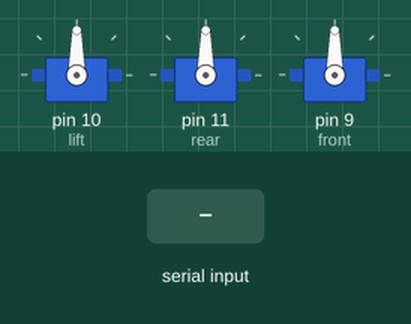
This sketch was run on a simulated Arduino Uno, built with avr-gcc and run on an emulated ATmega328P. On the bench: 3 × servo. The inputs (shaded band) are chosen by the test bench.

Above: at 2.2 s.
2.3 s: "w" received over the second serial link
At 2.6 s:
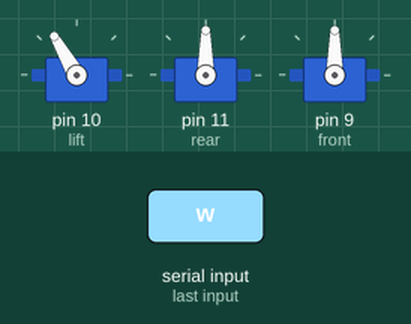
At 2.95 s:
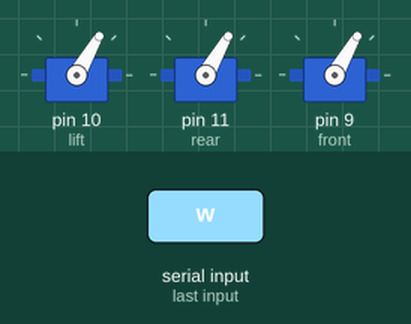
5.3 s: "b" received over the second serial link
8.3 s: "s" received over the second serial link
At 8.3 s:
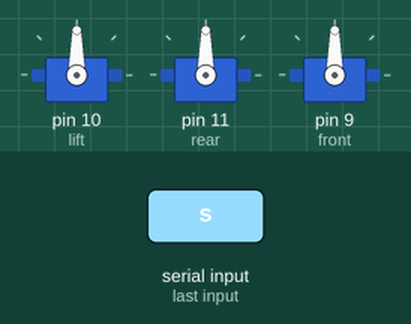
Timing chart, 0 to 11.3 s (numbered marks = the images above; inputs shaded):
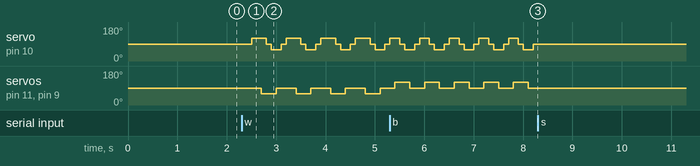

The sketch:

hexapod.ino
```cpp
#include<Servo.h>
#include<SoftwareSerial.h>
SoftwareSerial BT(12,13);

Servo lift;
Servo rear;
Servo front;

char currstatus;


void setup() {
    Serial.begin(9600);
    BT.begin(9600);
    lift.attach(10);
    rear.attach(11);
    front.attach(9);

    lift.write(90);
    rear.write(90);
    front.write(90);

    delay(1000);
    currstatus='s';
}

void foreward(){
  lift.write(120);
  delay(200);
  front.write(60);
  rear.write(60);
  delay(100);
  lift.write(90);
  delay(100);
  lift.write(60);
  delay(100);
  front.write(90);
  rear.write(90);
  delay(100);
  lift.write(90);
  delay(100);
}

void backward(){
  lift.write(120);
  delay(100);
  front.write(120);
  rear.write(120);
  delay(100);
  lift.write(90);
  delay(100);
  lift.write(60);
  delay(100);
  front.write(90);
  rear.write(90);
  delay(100);
  lift.write(90);
  delay(100);
}

void Stop(){
  lift.write(90);
  delay(100);
  front.write(90);
  delay(100);
  rear.write(90);
  delay(100);
}
void loop() {

  while(BT.available())
  {
    currstatus=BT.read();

  }

  if(currstatus=='w'){
    foreward();
  }
  if(currstatus=='b'){
    backward();
  }
  if(currstatus=='s'){
    Stop();
  }
}
```

Measured:
- after the input at 2.3 s, servo on pin 10 (lift): 90° → 120° after 0.20 s, then repeats every 0.70 s: 90° 0.10 s, 60° 0.20 s, 90° 0.10 s, 120° 0.30 s; servo on pin 11 (rear), servo on pin 9 (front): alternates 90° for 0.40 s and 60° for 0.30 s, starting after 0.40 s
- after the input at 8.3 s, servo on pin 10 (lift), servo on pin 11 (rear), servo on pin 9 (front): stops changing and stays 90°
